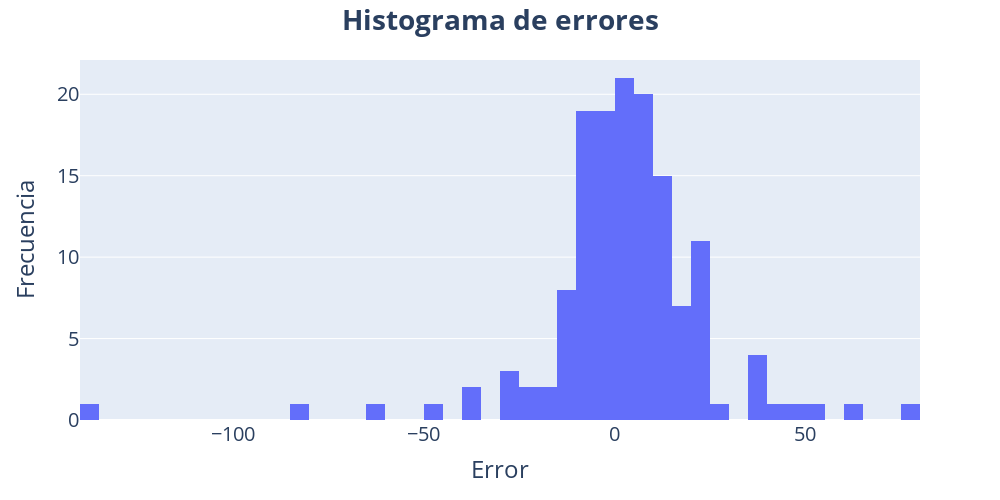

The notebook cell this image was saved under:
### Markdown cell above
### Extraemos gráficas de error

### Code cell
# Creamos el histograma de errores en plotly
import plotly.express as px
fig = px.histogram(y_pred - y_test, nbins=60, labels={'x':'Error'})
fig.update_layout(title_text='<b>Histograma de errores</b>',
                    xaxis_title_text='Error',
                    yaxis_title_text='Frecuencia')
# Aumentamos el tamaño vertical y reducimos la anchura
fig.update_layout(autosize=False, width=1000, height=500)
# Eliminamos la leyenda
fig.update_layout(showlegend=False)
# Aumentamos el tamaño de la fuente a 20
fig.update_layout(
    font=dict(
        size=20,
    )
)

# Centramos el título
fig.update_layout(title_x=0.5)

### Figure 1 — Plotly figure (JSON) as saved in the notebook; plotly's stock layout.template omitted (floating-point values rounded to 4 significant figures; data arrays with more than 128 entries replaced by an {"elided": "..."} marker saying what was removed)
{"data": [{"alignmentgroup": "True", "bingroup": "x", "hovertemplate": "variable=years_company<br>value=%{x}<br>count=%{y}<extra></extra>", "legendgroup": "years_company", "marker": {"color": "#636efa", "pattern": {"shape": ""}}, "name": "years_company", "nbinsx": 60, "offsetgroup": "years_company", "orientation": "v", "showlegend": true, "type": "histogram", "x": {"elided": "143 float values"}, "xaxis": "x", "yaxis": "y"}], "layout": {"autosize": false, "barmode": "relative", "font": {"size": 20}, "height": 500, "legend": {"title": {"text": "variable"}, "tracegroupgap": 0}, "margin": {"t": 60}, "showlegend": false, "title": {"text": "<b>Histograma de errores</b>", "x": 0.5}, "width": 1000, "xaxis": {"anchor": "y", "domain": [0, 1], "title": {"text": "Error"}}, "yaxis": {"anchor": "x", "domain": [0, 1], "title": {"text": "Frecuencia"}}}}
